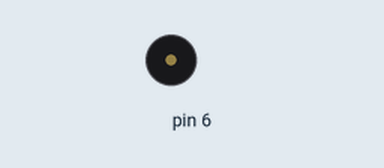
Simulated run of this sketch. Board: Arduino Uno, built with avr-gcc and run on an emulated ATmega328P. On the bench: buzzer (waves = sounding).

Above: at 0.8 s.
At 27.96 s:
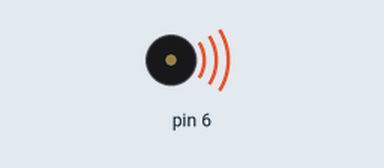
Timing chart, 0 to 28.9 s (numbered marks = the images above):
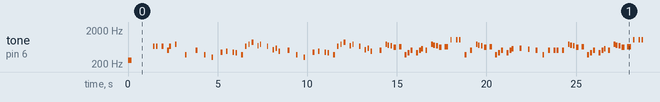

The sketch:

15-jogo-genius_versao-MarioWorld_.ino
```cpp
/**
  Jogo - Genius (versão Mario World)
  @author Erica Viana
*/

void setup() {
  // Buzzer
  pinMode(6, OUTPUT);
}

void loop() {
  tone(6, 262);
  delay(200);
  noTone(6);
  delay(200);
  delay(1000);

  // melodia (notas musicais)
  int nota[] = { 660, 660, 660, 510, 660, 770, 380, 510, 380, 320, 440, 480, 450, 430, 380, 660, 760, 860, 700, 760, 660, 520, 580, 480, 510, 380, 320, 440, 480, 450, 430, 380, 660, 760, 860, 700, 760, 660, 520, 580, 480, 500, 760, 720, 680, 620, 650, 380, 430, 500, 430, 500, 570, 500, 760, 720, 680, 620, 650, 1020, 1020, 1020, 380, 500, 760, 720, 680, 620, 650, 380, 430, 500, 430, 500, 570, 585, 550, 500, 380, 500, 500, 500, 500, 760, 720, 680, 620, 650, 380, 430, 500, 430, 500, 570, 500, 760, 720, 680, 620, 650, 1020, 1020, 1020, 380, 500, 760, 720, 680, 620, 650, 380, 430, 500, 430, 500, 570, 585, 550, 500, 380, 500, 500, 500, 500, 500, 500, 500, 580, 660, 500, 430, 380, 500, 500, 500, 500, 580, 660, 870, 760, 500, 500, 500, 500, 580, 660, 500, 430, 380, 660, 660, 660, 510, 660, 770, 380 };
  // duraçao de cada nota da melodia
  int duracaoNota[] = { 100, 100, 100, 100, 100, 100, 100, 100, 100, 100, 100, 80, 100, 100, 100, 80, 50, 100, 80, 50, 80, 80, 80, 80, 100, 100, 100, 100, 80, 100, 100, 100, 80, 50, 100, 80, 50, 80, 80, 80, 80, 100, 100, 100, 100, 150, 150, 100, 100, 100, 100, 100, 100, 100, 100, 100, 100, 150, 200, 80, 80, 80, 100, 100, 100, 100, 100, 150, 150, 100, 100, 100, 100, 100, 100, 100, 100, 100, 100, 100, 100, 100, 100, 100, 100, 100, 150, 150, 100, 100, 100, 100, 100, 100, 100, 100, 100, 100, 150, 200, 80, 80, 80, 100, 100, 100, 100, 100, 150, 150, 100, 100, 100, 100, 100, 100, 100, 100, 100, 100, 100, 100, 100, 60, 80, 60, 80, 80, 80, 80, 80, 80, 60, 80, 60, 80, 80, 80, 80, 80, 60, 80, 60, 80, 80, 80, 80, 80, 80, 100, 100, 100, 100, 100, 100, 100 };
  // pausa depois que cada nota da melodia é reproduzida
  int pausaNota[] = { 150, 300, 300, 100, 300, 550, 575, 450, 400, 500, 300, 330, 150, 300, 200, 200, 150, 300, 150, 350, 300, 150, 150, 500, 450, 400, 500, 300, 330, 150, 300, 200, 200, 150, 300, 150, 350, 300, 150, 150, 500, 300, 100, 150, 150, 300, 300, 150, 150, 300, 150, 100, 220, 300, 100, 150, 150, 300, 300, 300, 150, 300, 300, 300, 100, 150, 150, 300, 300, 150, 150, 300, 150, 100, 420, 450, 420, 360, 300, 300, 150, 300, 300, 100, 150, 150, 300, 300, 150, 150, 300, 150, 100, 220, 300, 100, 150, 150, 300, 300, 300, 150, 300, 300, 300, 100, 150, 150, 300, 300, 150, 150, 300, 150, 100, 420, 450, 420, 360, 300, 300, 150, 300, 150, 300, 350, 150, 350, 150, 300, 150, 600, 150, 300, 350, 150, 150, 550, 325, 600, 150, 300, 350, 150, 350, 150, 300, 150, 600, 150, 300, 300, 100, 300, 550, 575 };
  for (int i = 0; i < 156; i++) {
    tone(6, nota[i], duracaoNota[i]);
    digitalWrite(2, HIGH);
    digitalWrite(3, HIGH);
    digitalWrite(4, HIGH);
    digitalWrite(5, HIGH);
    delay(15);
    digitalWrite(2, LOW);
    digitalWrite(3, LOW);
    digitalWrite(4, LOW);
    digitalWrite(5, LOW);
    delay(pausaNota[i]);
    noTone(6);
  }
}
```

Measured:
- by itself, tone on pin 6: plays 262 Hz for 0.20 s, 660 Hz for 0.10 s, 660 Hz for 0.10 s, 660 Hz for 0.10 s, 510 Hz for 0.10 s, 660 Hz for 0.10 s … (458 notes in this stretch)
